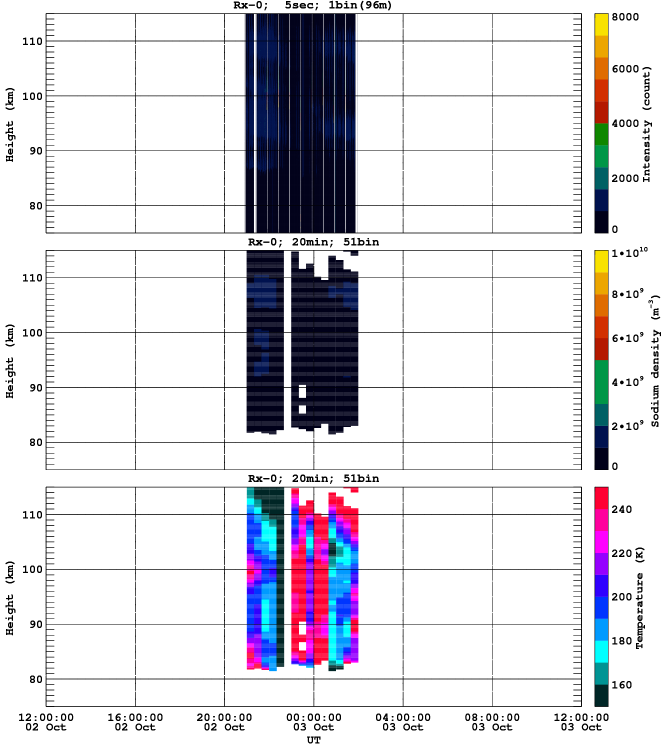
#> input picture Dataset/Not Defined/201010021200_rx0_20min51bin.png, 1322 x 1489 px, found by its file name (shown at 1/2 size); its folder holds 4 pictures in this run
$ jupyter execute Untitled-1.ipynb
#> lines starting #> are read from the running program, lines starting #| are printed output that depends on the picture
[cell 1]
from PIL import Image
import os

def crop_images(input_folder, output_folder, crop_box):
    # Ensure output folder exists
#> called with crop_box = (92, 28, 1157, 466)
    if not os.path.exists(output_folder):
        os.makedirs(output_folder)

    # Iterate through all files in the input folder
    for filename in os.listdir(input_folder):
        if filename.endswith(('.png', '.jpg', '.jpeg')):
            # Open the image
            image_path = os.path.join(input_folder, filename)
            img = Image.open(image_path)
#> img is the input picture: PIL image 1322x1489 RGB; mean R, G, B 218.4, 217, 223.2

            # Crop the image
            cropped_img = img.crop(crop_box)
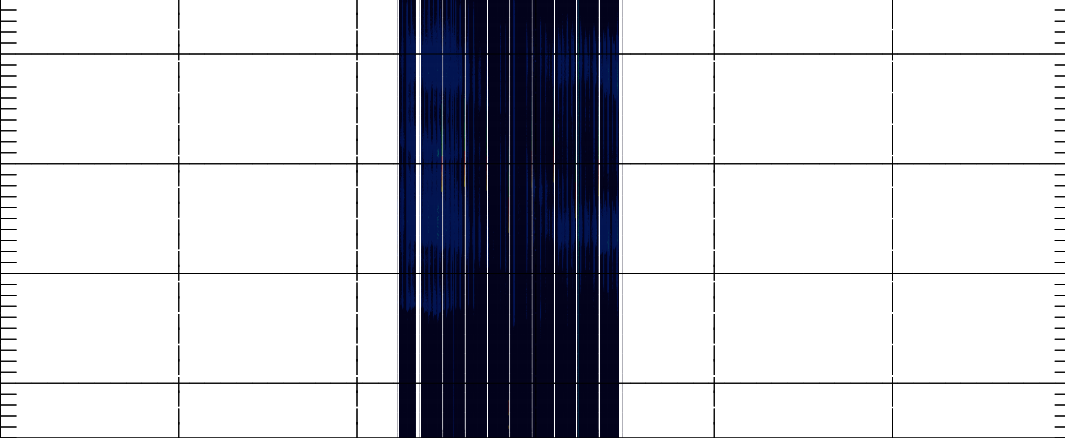
#> cropped_img: PIL image 1065x438 RGB; mean R, G, B 200.5, 201.3, 207.8

            # Save the cropped image to the output folder
            output_path = os.path.join(output_folder, filename)
            cropped_img.save(output_path)
#> pass 2 of the loop in crop_images, `for filename in os.listdir(input_folder):`:
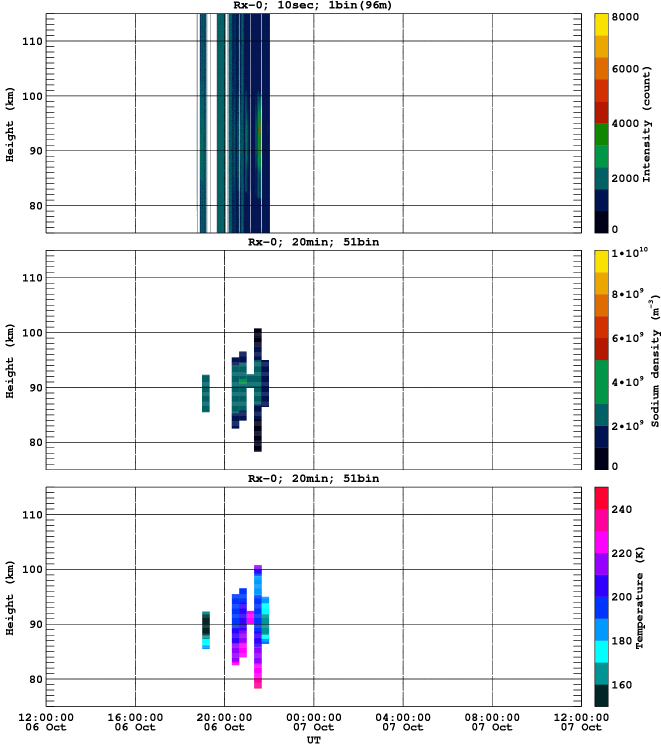
#> input picture Dataset/Not Defined/201010061200_rx0_20min51bin.png, 1322 x 1489 px, found by its file name (shown at 1/2 size)
#> in crop_images, img is the input picture: PIL image 1322x1489 RGB; mean R, G, B 234.9, 236, 237.8
#> in crop_images, `cropped_img = img.crop(crop_box)`:
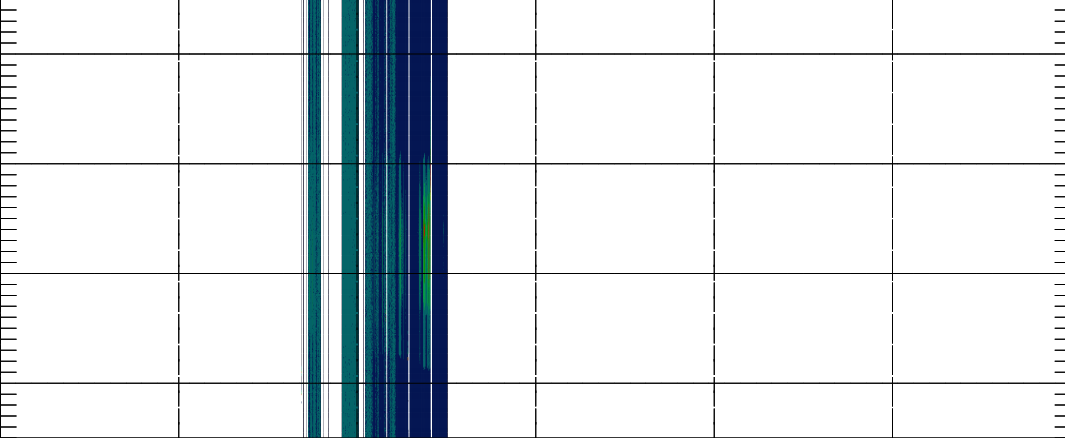
#> cropped_img: PIL image 1065x438 RGB; mean R, G, B 223.2, 228.4, 231.8
#> pass 3 of the loop in crop_images, `for filename in os.listdir(input_folder):`:
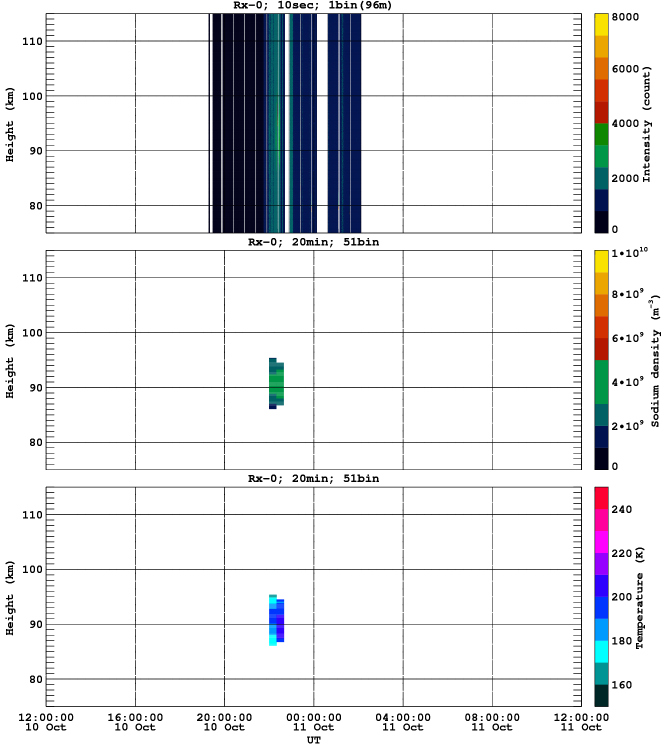
#> input picture Dataset/Not Defined/201010101200_rx0_20min51bin.png, 1322 x 1489 px, found by its file name (shown at 1/2 size)
#> in crop_images, img is the input picture: PIL image 1322x1489 RGB; mean R, G, B 228.6, 229.7, 232
#> in crop_images, `cropped_img = img.crop(crop_box)`:
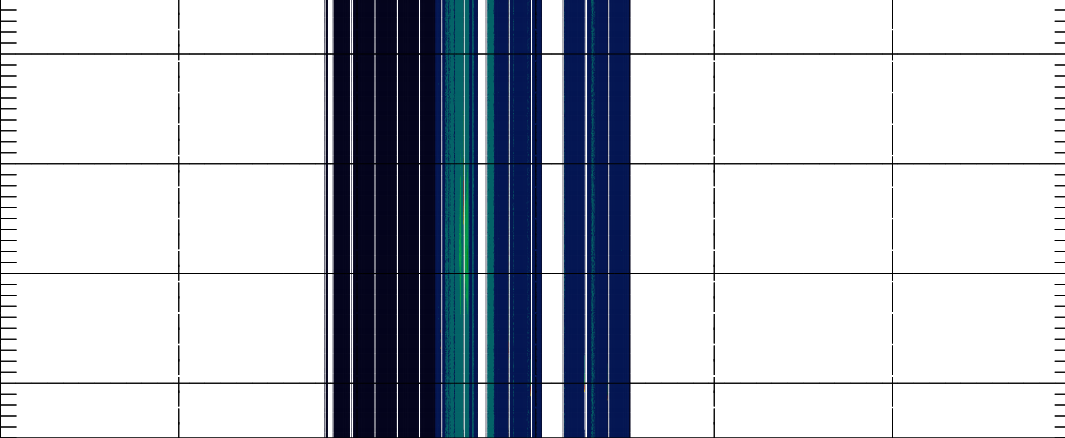
#> cropped_img: PIL image 1065x438 RGB; mean R, G, B 189.8, 194.6, 203.7
#> the loop made 4 passes; the first 3 are shown

if __name__ == "__main__":
    # Specify your input and output folders
    input_folder = "/Users/yashahuja/Downloads/content/Dataset/Not Defined"
    output_folder = "/Users/yashahuja/Downloads/content/Not_defined"

    # Specify the crop box (left, upper, right, lower)
    crop_box = (92, 28, 1157, 466)

    # Call the function to crop images
    crop_images(input_folder, output_folder, crop_box)
